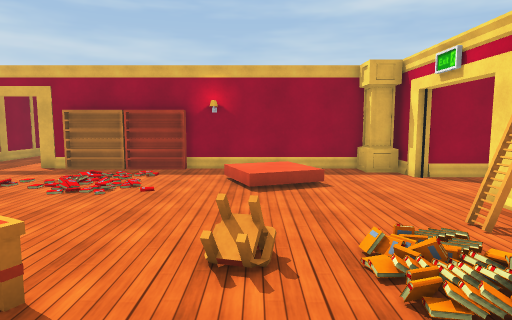
View 1 (above)

19 first-person views from a walk through a scene from a Unity 3-D project. The camera is 1.5 m above the floor, tilts 6° down and sees 75° across. The floor is counted in squares, 1 m on a side. Each view is taken from the middle of a square. On the plan, view 1 faces up. The plan holds only what a view shows up to about 15 squares ahead; the rest is blank. The player character is not drawn. Door leaves are left out, so doorways stand open. Some surface patterns are stand-ins.

View 2
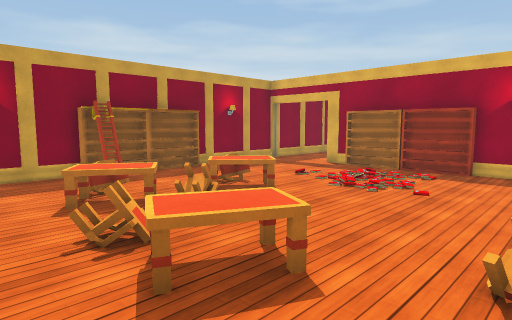

View 3
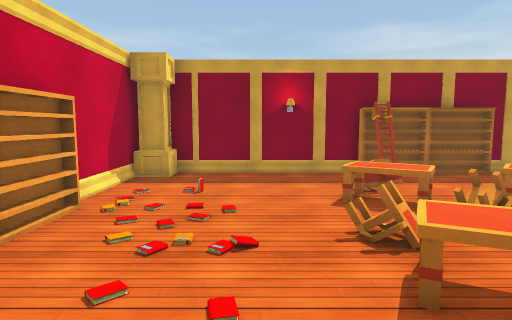

View 4
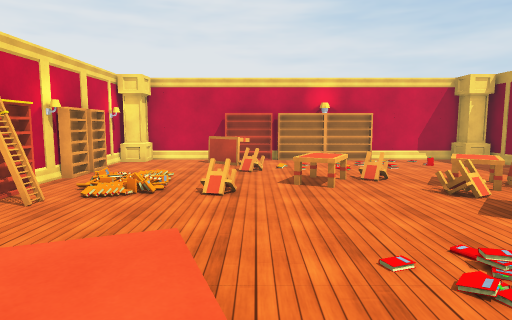

View 5
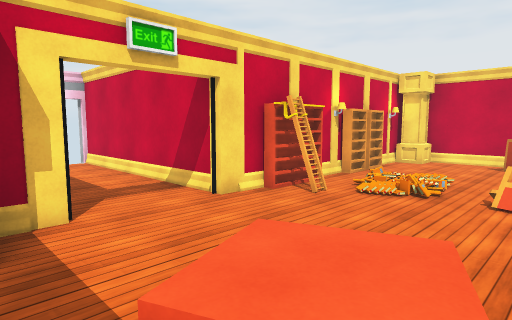

View 6
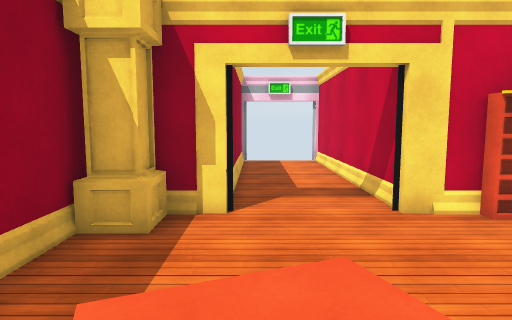

View 7
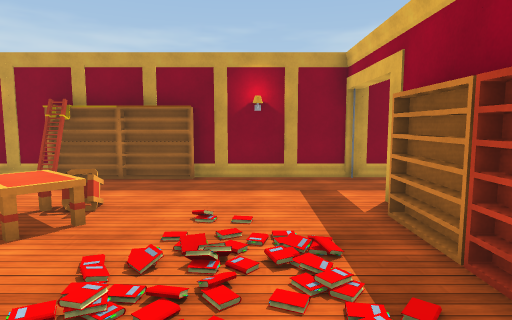

View 8
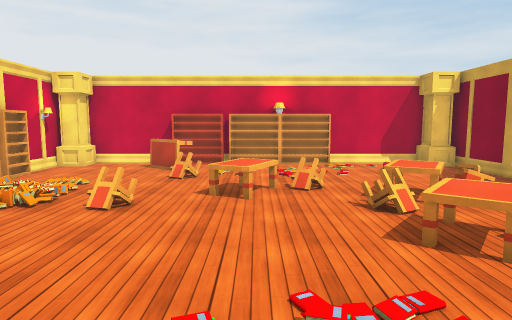

View 9
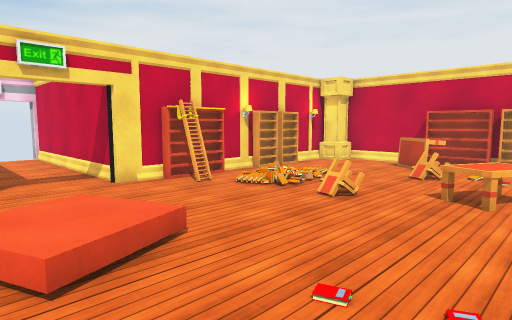

View 10
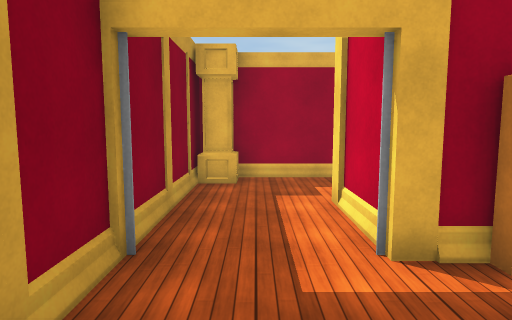

View 11
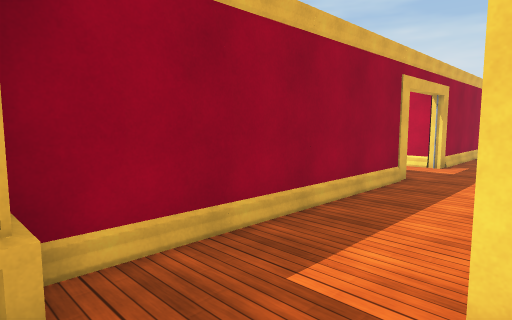

View 12
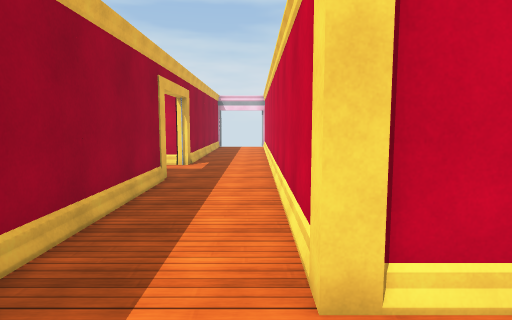

View 13
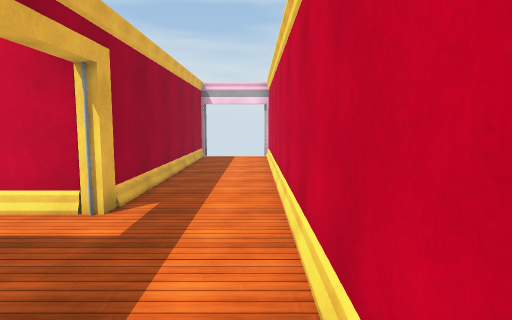

View 14
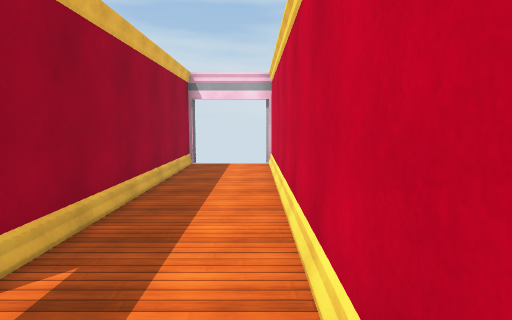

View 15
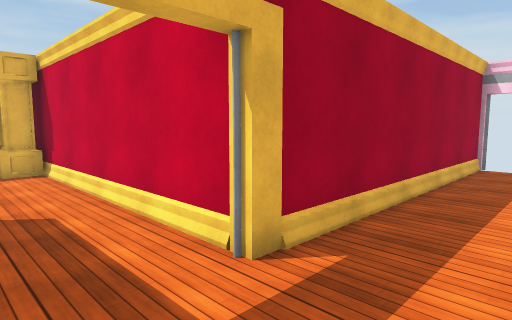

View 16
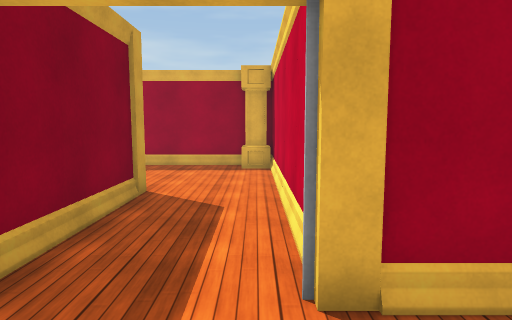

View 17
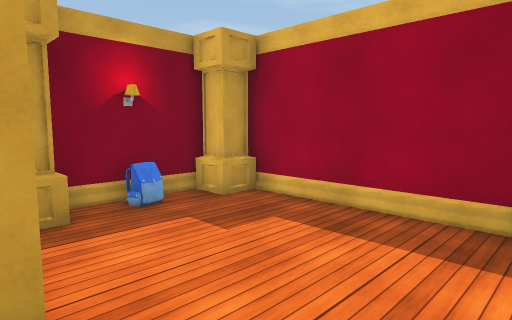

View 18
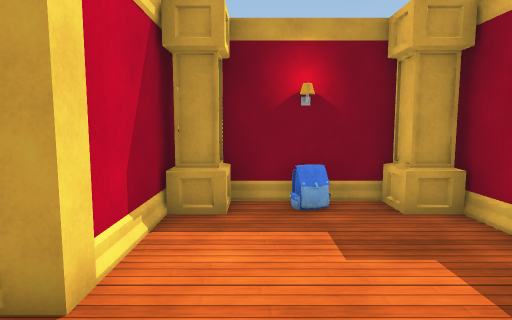

View 19
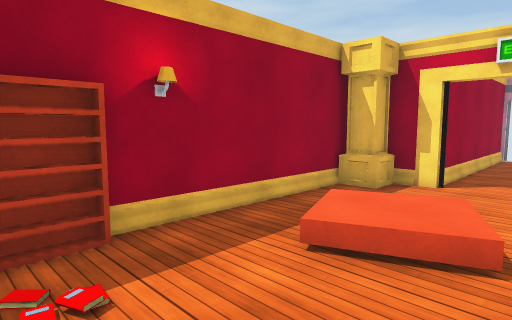

### Floor plan
Key: @ floor where view 1 was taken; # wall or solid block; . main floor; : floor 0.5 m higher than the main floor; / step, stairs or slope; D open door; = window, fence, low wall or low ledge; ^ raised ledge; B bookshelf; C column; A bag; O other object.
Columns run from 11 left of view 1 to 13 right of it. Each row starts with its distance up from view 1.
 28       #########
 27       #C.....C#
 26       #.......#
 25       #A......#
 24       #.......#
 23       #C......#
 22       ####C...#
 21           #...#
 20           #...#
 19           #...#
 18 ###########DDD###########
 17 #C......................D
 16 #.......................D
 15 #.......................D
 14 #...C####################
 13 #...#
 12 #DDD#############
 11 #....BBBB......C#
 10 #.....///..//...#########
  9 #.....//../::...D.......D
  8 #....//./..:/...D.......D
  7 ##..............D.......D
  6 ##..=^=.........#########
  5 #O..=^........OO#
  4 #OO..==....=//.O#
  3 #..=^^..^^.=///.#
  2 #...^^.=^^.../ .#
  1 #.......=..../.B#
  0 #.........=@...B#
 -1 #.........##....#
 -2 #.........=#....#
 -3 #C...BBBBBBB...C#
 -4 #################

Where each view was taken, in squares from view 1:
view 1: 0 up, 0 right, facing up
view 2: 0 up, 0 right, facing up-left
view 3: 0 up, 0 right, facing left
view 4: 11 up, 1 left, facing down
view 5: 11 up, 1 left, facing down-right
view 6: 9 up, 1 left, facing right
view 7: 9 up, 1 left, facing left
view 8: 10 up, 3 left, facing down
view 9: 10 up, 4 left, facing down-right
view 10: 8 up, 9 left, facing up
view 11: 14 up, 10 left, facing up-right
view 12: 15 up, 10 left, facing right
view 13: 15 up, 3 left, facing right
view 14: 15 up, 0 right, facing right
view 15: 15 up, 0 right, facing up-right
view 16: 15 up, 2 right, facing up
view 17: 22 up, 2 right, facing up-left
view 18: 24 up, 2 right, facing left
view 19: 7 up, 4 left, facing up-right
